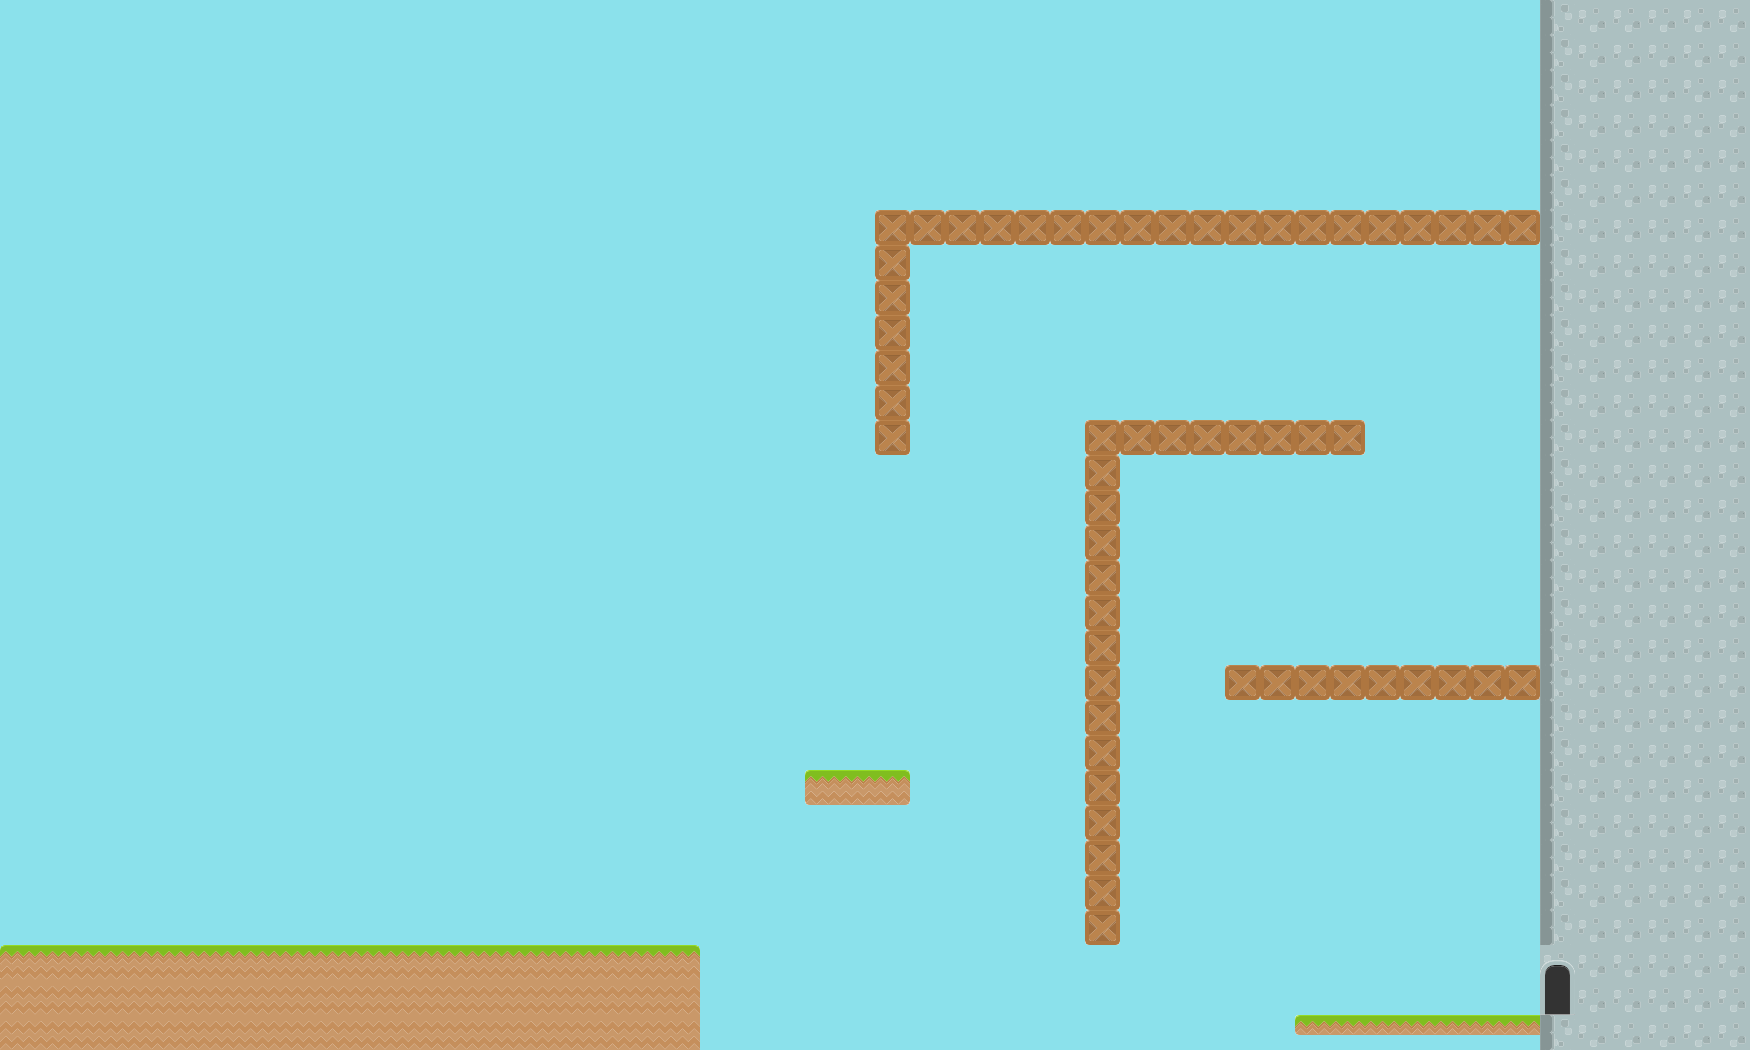

This is a level from a 2D game, rendered from its Tiled map with the project's own tilesets. A one-line summary and the map file follow, with tile-layer data summarised:
An orthogonal 50x30 tile map with 35x35 px tiles, 2 tile layers (Background, Primary), 2 tilesets and 21 objects (3x HiddenSpike, Player, Door, MovingPlatform, SawLauncher).

<map version="1.0" orientation="orthogonal" renderorder="right-down" width="50" height="30" tilewidth="35" tileheight="35">
 <tileset firstgid="1" name="objects" tilewidth="35" tileheight="35" spacing="5">
  <image source="../graphics/objects.png" width="256" height="64" />
 </tileset>
 <tileset firstgid="7" name="tiles" tilewidth="35" tileheight="35" spacing="2">
  <image source="../graphics/tiles.png" width="1024" height="512" />
 </tileset>
 <layer name="Background" width="50" height="30">
  <data>[1500 cells, 1322 non-empty, 4 distinct tile ids]</data>
 </layer>
 <layer name="Primary" width="50" height="30">
  <data>[1500 cells, 306 non-empty, 13 distinct tile ids]</data>
 </layer>
 <objectgroup name="Physics">
  <object x="0" y="945" width="700" height="105" />
  <object x="805" y="770" width="105" height="35" />
  <object x="1295" y="1015" width="245" height="18" />
  <object x="1085" y="420" width="35" height="525" />
  <object x="1120" y="420" width="245" height="35" />
  <object x="1225" y="665" width="315" height="35" />
  <object x="875" y="210" width="35" height="245" />
  <object x="910" y="210" width="630" height="35" />
  <object x="1540" y="0" width="210" height="957" />
  <object x="1575" y="959" width="175" height="56" />
  <object x="1540" y="1015" width="210" height="35" />
  <object x="-35" y="-35" width="35" height="1120" />
  <object x="0" y="-35" width="1750" height="35" />
  <object x="1750" y="-35" width="35" height="1120" />
 </objectgroup>
 <objectgroup name="Objects">
  <object name="Player" type="Player" gid="1" x="0" y="945" />
  <object name="ExitDoor" type="Door" gid="5" x="1572" y="980" width="35" height="70">
   <properties>
    <property name="newLevel" value="Level 2.json" />
   </properties>
  </object>
  <object name="HiddenSpike" type="HiddenSpike" gid="3" x="1295" y="1015">
   <properties>
    <property name="spikeDirection" value="up" />
   </properties>
  </object>
  <object name="HiddenSpike" type="HiddenSpike" gid="3" x="945" y="280">
   <properties>
    <property name="spikeDirection" value="down" />
   </properties>
  </object>
  <object name="Spike" type="HiddenSpike" gid="3" x="1505" y="455">
   <properties>
    <property name="spikeDirection" value="left" />
   </properties>
  </object>
  <object name="MovingPlatform" type="MovingPlatform" gid="4" x="140" y="840">
   <properties>
    <property name="finalPosX" value="25" />
    <property name="finalPosY" value="6" />
   </properties>
  </object>
  <object name="SawLauncher" type="SawLauncher" gid="6" x="315" y="840">
   <properties>
    <property name="sawVelocityX" value="0" />
    <property name="sawVelocityY" value="-5" />
   </properties>
  </object>
 </objectgroup>
</map>